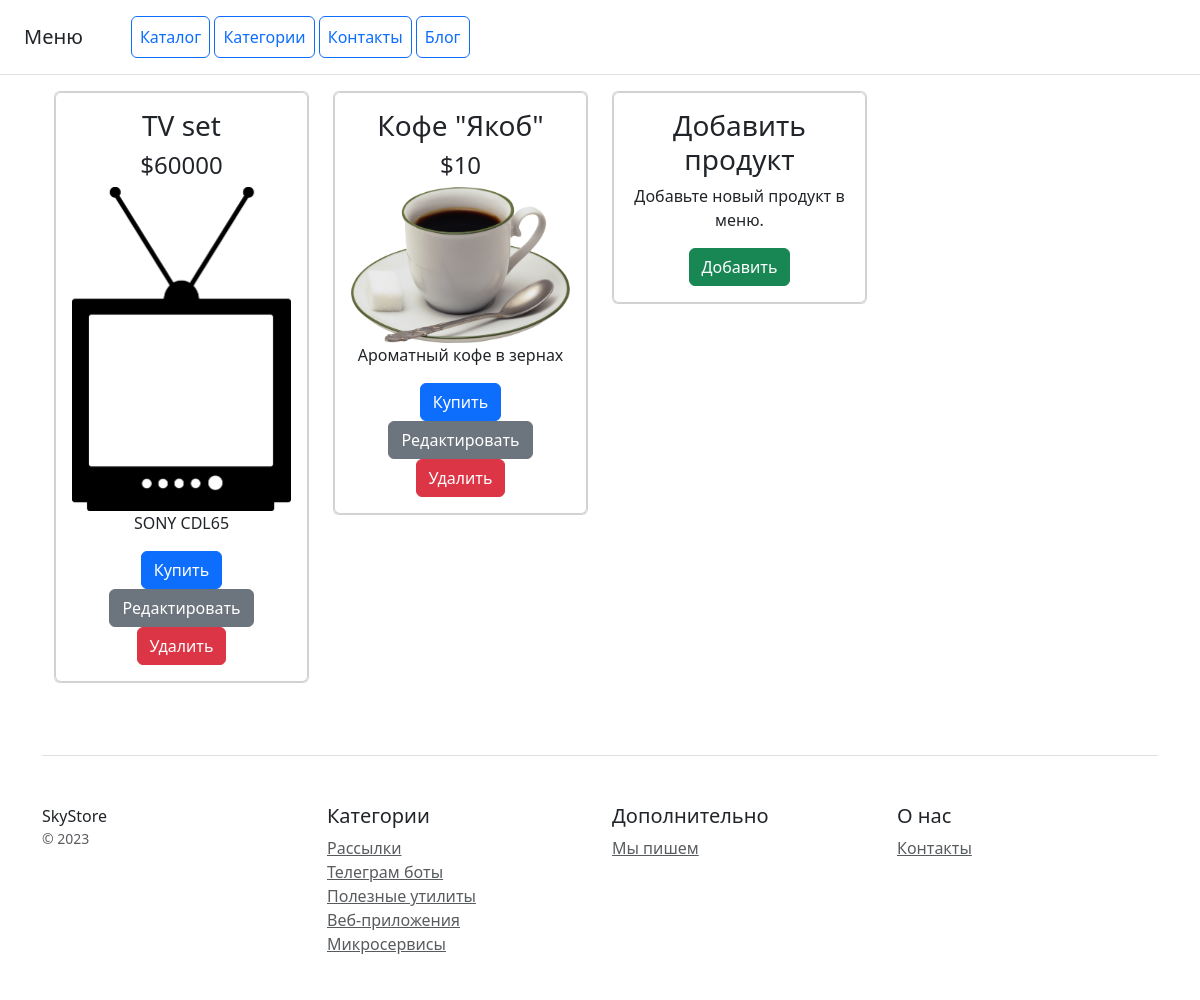
Before: / with the older database file.
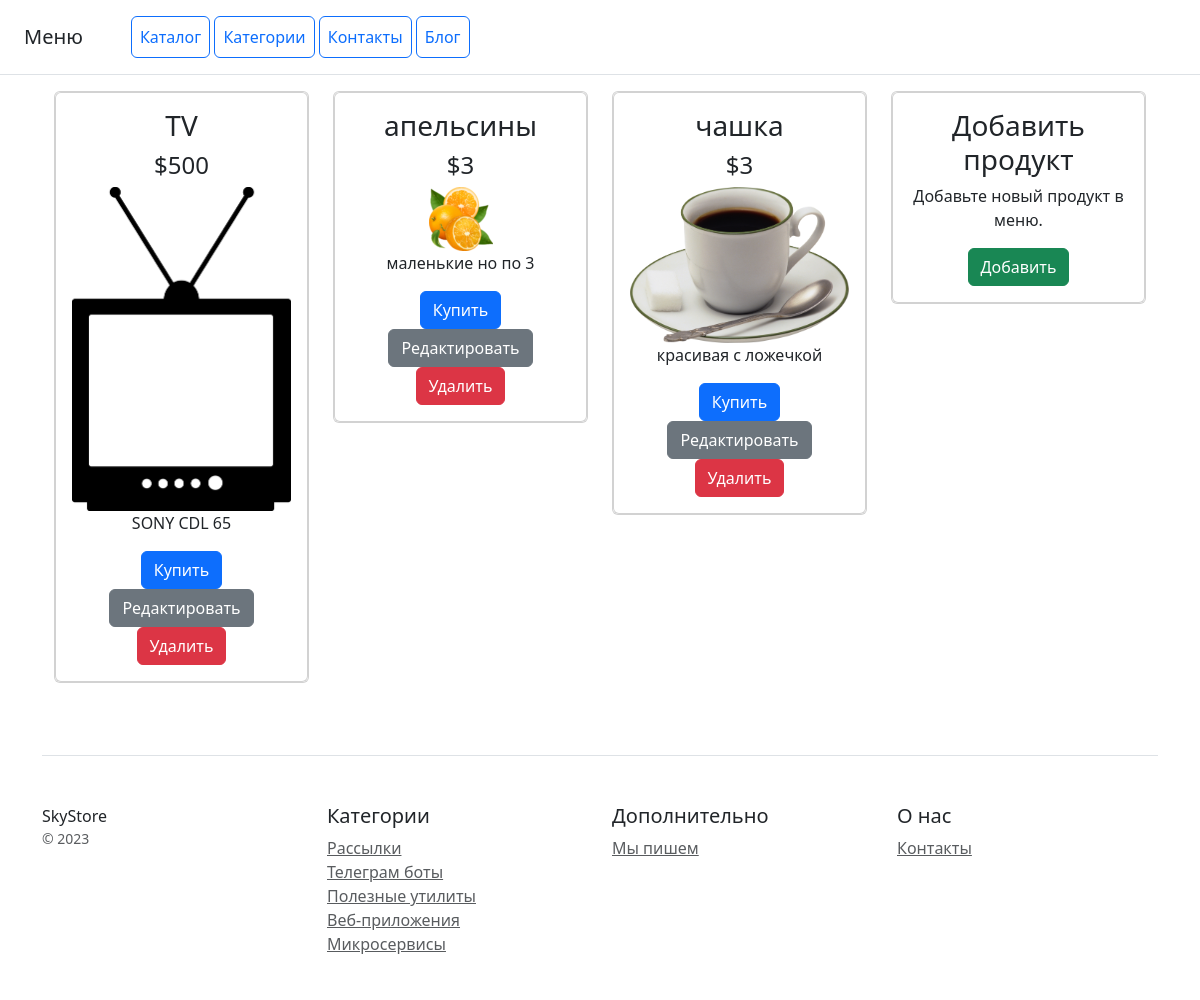
After: the same page with the newer database file.
### catalog/models.py (models this page shows, shortened)
class Product(models.Model):
    objects = None
    DoesNotExist = None
    title = models.CharField(max_length=155, verbose_name='Наименование товара')
    text = models.TextField(max_length=15500, verbose_name='Описание товара', **NULLABLE)
    image = models.ImageField(verbose_name='Изображение товара', blank=True, null=True)
    category = models.ForeignKey('Category', on_delete=models.CASCADE, verbose_name='Категория товара', blank=True,
                                 null=True)
    price = models.IntegerField(verbose_name='цена', blank=True, null=True)
    date_creation = models.DateTimeField(verbose_name='дата создания', auto_now_add=True)
    date_change = models.DateTimeField(verbose_name='дата последнего изменения', auto_now=True)
    is_allowed = models.BooleanField(default=True)  # поле для контроля разрешенных продуктов
    active_versions = models.ManyToManyField('Version', related_name='products_with_active_version', blank=True)
    slug = models.SlugField(max_length=100, verbose_name='slug')
    class Meta:
        verbose_name = 'продукт'  # настройка наименования для одного объекта
        verbose_name_plural = 'продукты'
        ordering = ('title',)

### catalog/views.py (the view)
# urls.py: path('', IndexView.as_view(), name='index'),
class IndexView(View):
    model = Product
    template_name = 'catalog/index.html'
    def get(self, request):
        products = Product.objects.all()
        for product in products:
            active_version = product.version_set.filter(is_active=True).first()
            if active_version:
                product.active_version_number = active_version.version_number
                product.active_version_name = active_version.version_name
            else:
                product.active_version_number = None
                product.active_version_name = None
        return render(request, self.template_name, {'products': products})

### catalog/context_processors.py (called while the page is built)
def active_version(request):
    active_versions = {}
    products = Product.objects.all()  # Предположим, что у вас есть модель Product
    for product in products:
        active_version = product.version_set.filter(is_active=True).first()
        if active_version:
            active_versions[product.id] = active_version.version_name
    return {'active_versions': active_versions}

### catalog/templatetags/media_path.py (called while the page is built)
@register.filter
def media_path(image_path):
    if image_path:
        return image_path.url
    return '/media/blog/net.png'

### catalog/templates/catalog/index.html (shortened to what this page needs)
{% extends 'catalog/base.html' %}
{% load media_path %}
{% block content %}
<div class="container">
  <div class="row text-center">
    {% for product in products %}
    <div class="col-3">
      <div class="card mb-4 box-shadow">
        <div class="card">
          <div class="card-body">
            <h3 class="card-title">{{ product.title }}</h3>
            <h4 class="card-title pricing-card-title">${{ product.price }}</h4>
            {% if product.image %}
            <img src="{{ product.image|media_path }}" alt="{{ product.title }}" class="img-fluid">
            {% endif %}
            <p class="card-text">{{ product.text|truncatechars:100 }}</p>
            <a href="{% url 'catalog:product_detail' product.id %}" class="btn btn-primary">Купить</a>
            <a href="{% url 'catalog:product_edit' product.id %}" class="btn btn-secondary">Редактировать</a>
            <a href="{% url 'catalog:product_delete' product.id %}" class="btn btn-danger">Удалить</a>
          </div>
        </div>
      </div>
    </div>
    {% endfor %}
    <div class="col-3">
      <div class="card mb-4 box-shadow">
        <div class="card">
          <div class="card-body">
            <h3 class="card-title">Добавить продукт</h3>
            <p class="card-text">Добавьте новый продукт в меню.</p>
            <a href="{% url 'catalog:product_create' %}" class="btn btn-success">Добавить</a>
          </div>
        </div>
      </div>
    </div>
  </div>
</div>
{% endblock %}

### catalog/templates/catalog/base.html (shortened to what this page needs)
{% load static %}
<!DOCTYPE html>
<html lang="en">
<head>
    <link href="{% static 'css/bootstrap.min.css' %}" rel="stylesheet">
</head>
<body>
<header>
<div class="d-flex flex-column flex-md-row align-items-center p-3 px-md-4 mb-3 bg-white border-bottom box-shadow">
    <h5 class="my-0 mr-md-auto font-weight-normal">Меню</h5>
    <nav class="ms-5">
        <a class="p-2 btn btn-outline-primary" href="/">Каталог</a>
        <a class="p-2 btn btn-outline-primary" href="{% url 'catalog:categories' %}">Категории</a>
        <a class="p-2 btn btn-outline-primary" href="/contacts/">Контакты</a>
        <a class="p-2 btn btn-outline-primary" href="{% url 'blog:list' %}">Блог</a>
    </nav>
</div>
</header>
<div class="container">
{% block content%}
{% endblock %}
    <footer class="pt-4 my-md-5 pt-md-5 border-top">
        <div class="row">
            <div class="col-12 col-md">
                SkyStore
                <small class="d-block mb-3 text-muted">&copy; 2023</small>
            </div>
            <div class="col-6 col-md">
                <h5>Категории</h5>
                <ul class="list-unstyled text-small">
                    <li><a class="text-muted" href="#">Рассылки</a></li>
                    <li><a class="text-muted" href="#">Телеграм боты</a></li>
                    <li><a class="text-muted" href="#">Полезные утилиты</a></li>
                    <li><a class="text-muted" href="#">Веб-приложения</a></li>
                    <li><a class="text-muted" href="#">Микросервисы</a></li>
                </ul>
            </div>
            <div class="col-6 col-md">
                <h5>Дополнительно</h5>
                <ul class="list-unstyled text-small">
                    <li><a class="text-muted" href="#">Мы пишем</a></li>
                </ul>
            </div>
            <div class="col-6 col-md">
                <h5>О нас</h5>
                <ul class="list-unstyled text-small">
                    <li><a class="text-muted" href="/contacts/">Контакты</a></li>
                </ul>
            </div>
        </div>
    </footer>
</div>
</body>
</html>

Changed rows visible on the page:
removed Product: title "TV set", price "60000", image|media_path (picture), text "SONY CDL65"
removed Product: title "Кофе \"Якоб\"", price "10", image|media_path (picture), text "Ароматный кофе в зернах"
added Product: title "TV", price "500", image|media_path (picture), text "SONY CDL 65"
added Product: title "апельсины", price "3", image|media_path (picture), text "маленькие но по 3"
added Product: title "чашка", price "3", image|media_path (picture), text "красивая с ложечкой"
